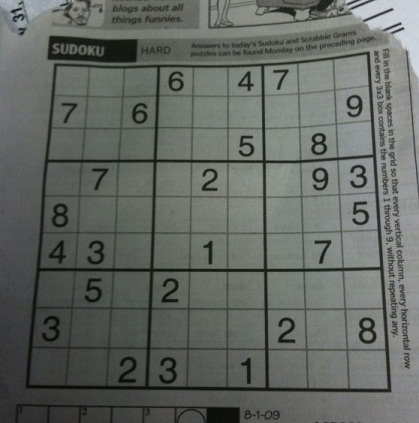
#> input picture sudoku.jpg, 419 x 423 px
$ python gridGrab.py   (older library calls are emulated)
#> lines starting #> are read from the running program, lines starting #| are printed output that depends on the picture; after the words box and inside, x2 and y2 are one past the last pixel; in counts of white or black regions, pixels touching at a corner belong together
import cv2
import numpy as np
import matplotlib.pyplot as plt

def preprocessing(img):
    # gaussian blur image and convert to grayscale
    blur = cv2.GaussianBlur(img, (5,5), 0)
    gray = cv2.cvtColor(blur, cv2.COLOR_BGR2GRAY)

    # perform a close operation
    kernel = cv2.getStructuringElement(cv2.MORPH_ELLIPSE, (11,11))
    closed_img = cv2.morphologyEx(gray, cv2.MORPH_CLOSE, kernel)

    # divide the original image by the close of the image
    div = np.float32(gray) / closed_img
    res = np.uint8(cv2.normalize(div,div,0,255,cv2.NORM_MINMAX))
    return res


def get_area(img):
    # perform adaptive thresholding
    thresh = cv2.adaptiveThreshold(img, 255., 0, 1, 19, 2)
    _,contour,hier = cv2.findContours(thresh,
                                      cv2.RETR_TREE,
                                      cv2.CHAIN_APPROX_SIMPLE)

    # get the contour with the largest area
    max_area = 0
    best_cnt = None
    for cnt in contour:
        area = cv2.contourArea(cnt)
        if area > max_area:
            max_area = area
            best_cnt = cnt


    # black out the area outside of the contour
    mask = np.zeros((img.shape), np.uint8)
    cv2.drawContours(mask, [best_cnt], 0, 255, -1)
    cv2.drawContours(mask, [best_cnt], 0, 0, 2)
    dst = cv2.cornerHarris(mask, 5, 5, 0.04)

    _,thresh = cv2.threshold(np.uint8(dst), 0, 255, cv2.THRESH_OTSU)
    _,contour,_ = cv2.findContours(thresh,cv2.RETR_LIST,cv2.CHAIN_APPROX_SIMPLE)
    corners = []
    for i,cnt in enumerate(contour):
        mom = cv2.moments(cnt)
        if mom['m00'] != 0:
            x,y = int(mom['m10']/mom['m00']), int(mom['m01']/mom['m00'])
            corners.append((x,y))

    res = cv2.bitwise_and(img,mask)
    return corners,res


def unwarp(img, corners):
    rows,cols = img.shape
    # map three corners of the convex plane to the corners of a square
    pts1 = np.float32([corners[3], corners[2], corners[1], corners[0]])
    pts2 = np.float32([[rows-1,0], [0,0], [0,cols-1], [rows-1,cols-1]])

    M = cv2.getPerspectiveTransform(pts1,pts2)
    res = cv2.warpPerspective(img,M,(cols,rows))
    return res


if __name__ == '__main__':
    img = cv2.imread("sudoku.jpg")
#> img is the input picture: shape (423, 419, 3); mean B, G, R 98.9, 103.6, 99.4
    img = preprocessing(img)
#> in preprocessing, `closed_img = cv2.morphologyEx(gray, cv2.MORPH_CLOSE, kernel)`:
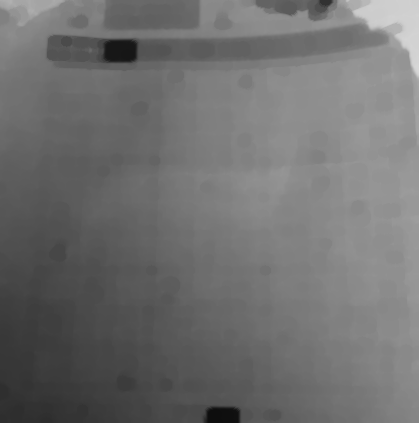
#> closed_img: shape (423, 419); min 14, max 215, mean 111.2
#> in preprocessing, `div = np.float32(gray) / closed_img`:
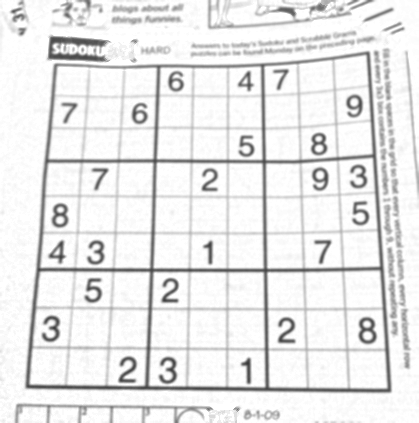
#> div: shape (423, 419) float32; min 0.226, max 1, mean 0.914
    corners,img = get_area(img)
#> in get_area, `thresh = cv2.adaptiveThreshold(img, 255., 0, 1, 19, 2)`:
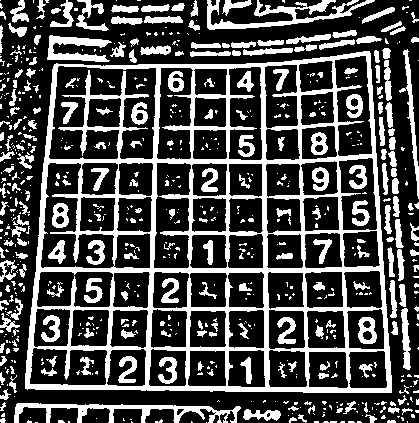
#> thresh: shape (423, 419); 29.8% white; 684 white regions (460 under 20 px)
#> in get_area, `_,contour,hier = cv2.findContours(thresh, cv2.RETR_TREE, cv2.CHAIN_APP..`: contour = 780 contours, 534 with area under 20; largest, box (x1, y1, x2, y2) and area: (25, 51, 392, 393) 112289, (48, 65, 157, 160) 7453, (40, 162, 115, 269) 4522, (153, 162, 192, 269) 3390, (334, 55, 373, 157) 3116
#> the loop in get_area, `for cnt in contour:` made 780 passes
#> (area, max_area) on passes 30, 41, 58, 305: (28.5, 28.5), (233, 233), (1267, 1267), (112289, 112289)
#> area on pass 46: 37
#> after the loop in get_area, `for cnt in contour:`: best_cnt = contour of 172 points, box (x1, y1, x2, y2) (25, 51, 392, 393), area 112289; max_area = 112289
#> in get_area, `cv2.drawContours(mask, [best_cnt], 0, 255, -1)`: mask: shape (423, 419); 63.7% white; 1 black region, box (x1, y1, x2, y2) and area: (0, 0, 419, 423) 64274
#> in get_area, `cv2.drawContours(mask, [best_cnt], 0, 0, 2)`:
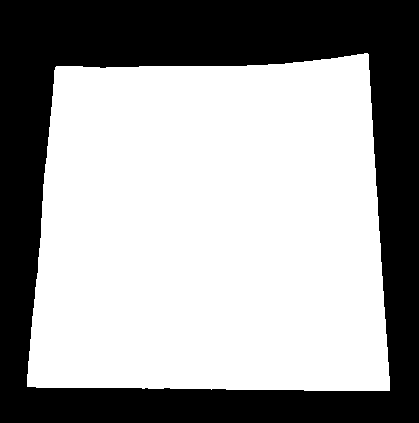
#> mask: shape (423, 419); 62.2% white; 1 black region, box (x1, y1, x2, y2) and area: (0, 0, 419, 423) 67042
#> in get_area, `dst = cv2.cornerHarris(mask, 5, 5, 0.04)`:
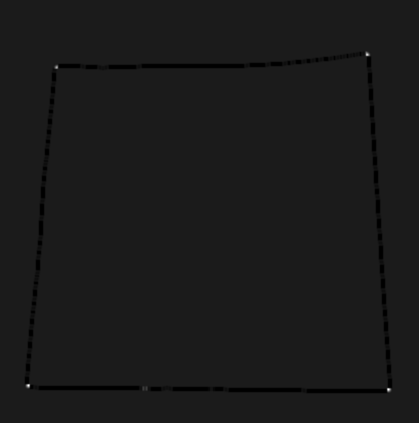
#> dst: shape (423, 419) float32; min -0.64, max 5.39, mean -0.0155; drawn with min black and max white
#> in get_area, `_,thresh = cv2.threshold(np.uint8(dst), 0, 255, cv2.THRESH_OTSU)`: thresh: shape (423, 419); 0.02% white in thin lines or dots, all inside (x1, y1, x2, y2) = (26, 53, 391, 392)
#> in get_area, `_,contour,_ = cv2.findContours(thresh,cv2.RETR_LIST,cv2.CHAIN_APPROX_S..`: contour = 4 contours, all with area under 20
#> the loop in get_area, `for i,cnt in enumerate(contour):` made 4 passes
#> (x, y) on passes 1 to 4: (388, 389), (27, 385), (56, 66), (366, 54)
#> after the loop in get_area, `for i,cnt in enumerate(contour):`: corners = [(388, 389), (27, 385), (56, 66), (366, 54)]
#> in get_area, `res = cv2.bitwise_and(img,mask)`:
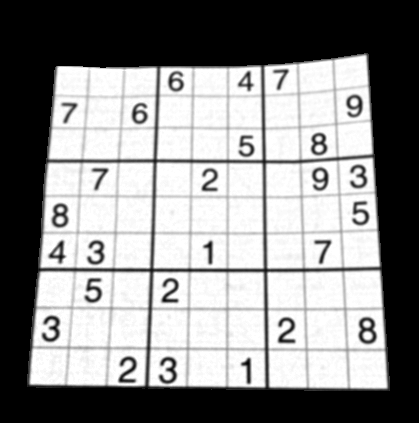
#> res: shape (423, 419); min 0, max 255, mean 139.4
#> corners = [(388, 389), (27, 385), (56, 66), (366, 54)]
    img = unwarp(img, corners)
#> in unwarp, `pts1 = np.float32([corners[3], corners[2], corners[1], corners[0]])`: pts1 = [[366, 54], [56, 66], [27, 385], [388, 389]]
#> in unwarp, `M = cv2.getPerspectiveTransform(pts1,pts2)`: M = [[1.5, 0.136, -92.89], [0.0618, 1.6, -108.9], [0.000184, 0.000544, 1]]
#> in unwarp, `res = cv2.warpPerspective(img,M,(cols,rows))`:
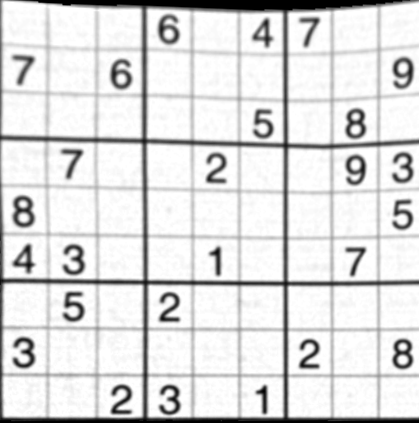
#> res: shape (423, 419); min 0, max 255, mean 221.3
    plt.imshow(img, cmap='gray')
    plt.show()
